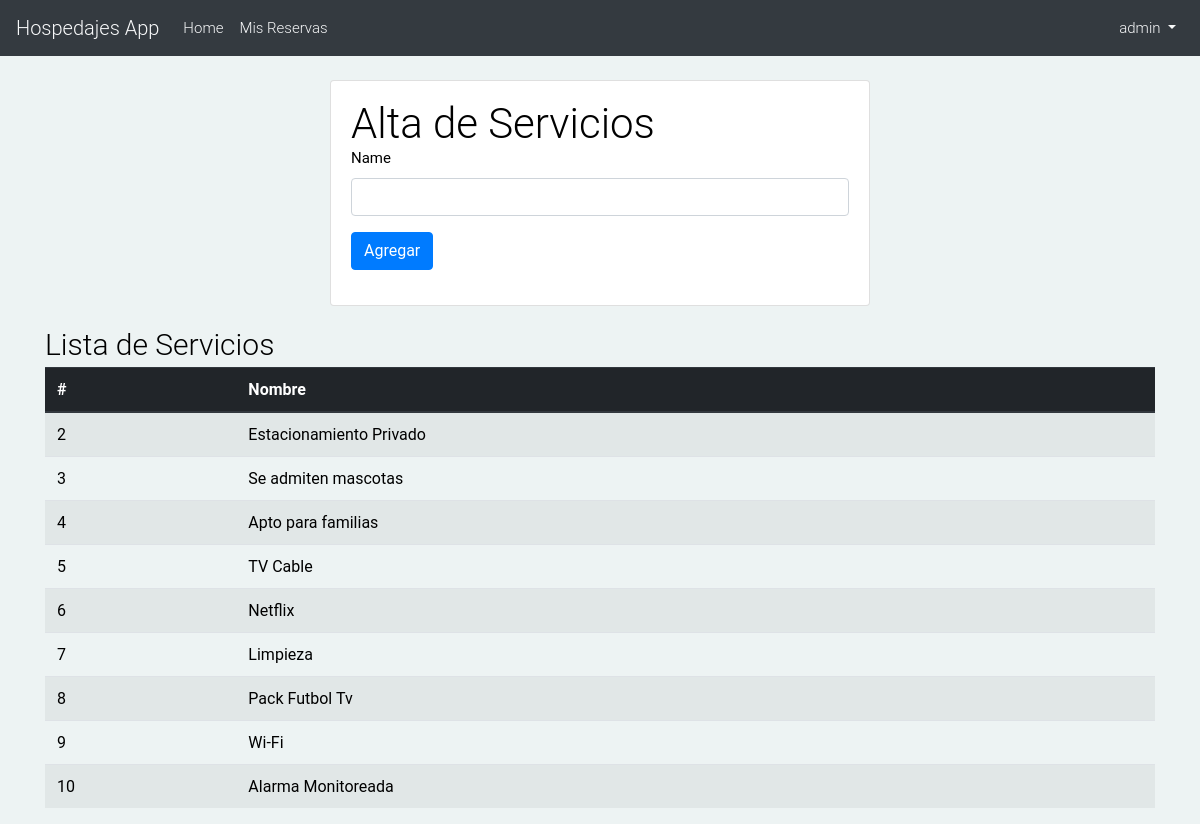
Page /hospedajes/new_feature/ (signed in) on the committed database.
### hospedajes_app/models.py (models this page shows, shortened)
class Feature(models.Model):
    name = models.CharField(max_length=25, unique=True)
    className = models.CharField(max_length=50, blank=True)
    class Meta:
        verbose_name_plural = 'Features'

### hospedajes_app/views.py (the view)
# urls.py: path('new_feature/', views.feature_form, name='featureForm'),
@login_required
@permission_required('hospedajes_app.propertyForm', login_url='login')
def feature_form(request):
    features = Feature.objects.all()
    if request.method == 'POST':
        form = FeatureForm(request.POST)
        if form.is_valid():
            new_feature = form.save()
    else:
        form = FeatureForm()
    return render(request, 'hospedajes_app/forms/feature_form.html', {'features': features, 'form': form})

### hospedajes_app/forms.py
class FeatureForm(forms.ModelForm):
    class Meta:
        model = Feature
        fields = ('name',)

### templates/hospedajes_app/forms/feature_form.html (shortened to what this page needs)
{% extends 'hospedajes_app/base.html' %}
{% load crispy_forms_tags %}
{% block content %}
    <div class="row justify-content-center">
        <div class="col-6">
          <div class="card">
            <div class="card-body">
              <h2>Alta de Servicios</h2>
              <form method="post" novalidate>
                {{ form|crispy }}
                <button type="submit" class="btn btn-primary">Agregar</button>
              </form>
            </div>
          </div>
        </div>
    </div>
    <h3 class="mt-3">Lista de Servicios</h3>
    <table class="table table-striped table-hover table table-responsive-sm">
        {% if features %}
        <thead class="thead-dark">
            <tr>
                <th scope="col">#</th>
                <th scope="col">Nombre</th>
            </tr>
        </thead>
        <tbody>
            {% for c in features %}
            <tr>
                <td>{{ c.id }}</td>
                <td>{{ c.name }}</td>
            </tr>
            {% endfor %}
            {% else %}
                <h3>No hay servicios</h3>
            {% endif %}
        </tbody>
    </table>
{% endblock %}

### templates/hospedajes_app/base.html (shortened to what this page needs)
{% load static %}
<html>
    <head>
        <link rel="stylesheet" href="https://stackpath.bootstrapcdn.com/bootstrap/4.1.3/css/bootstrap.min.css">
        <link rel="stylesheet" href="https://use.fontawesome.com/releases/v5.8.2/css/all.css">
        <link rel="stylesheet" href="{% static 'css/style.css' %}">
        <link href="https://code.jquery.com/ui/1.12.1/themes/pepper-grinder/jquery-ui.css" rel="stylesheet"/>
        <link rel="stylesheet" href="{% static 'css/jquery-ui.multidatespicker.css' %}">
    </head>
    <body>
        <nav class="navbar navbar-expand-lg text-light bg-dark mb-4">
            <a class="navbar-brand" href="{% url 'hospedajes_app:index' %}">Hospedajes App</a>
            <div class="collapse navbar-collapse" id="navbarSupportedContent">
                <ul class="navbar-nav mr-auto">
                    <li class="nav-item">
                        <a class="nav-link" href="{% url 'hospedajes_app:index' %}">Home</a>
                    </li>
                    {% if user.is_authenticated %}
                        <li class="nav-item">
                          <a class="nav-link" href="{% url 'hospedajes_app:myBookings' user.username %}">Mis Reservas</a>
                        </li>
                    {% endif %}
                </ul>
                {% if user.is_authenticated %}
                    <ul class="navbar-nav">
                        <li class="nav-item dropdown">
                            <a class="nav-link dropdown-toggle" href="#" id="navbarDropdown" role="button" data-toggle="dropdown" aria-haspopup="true" aria-expanded="false">
                                {{ user.username }}
                            </a>
                        </li>
                    </ul>
                {% else %}
                    <form class="form-inline my-2 my-lg-0">
                        <a href="{% url 'login' %}" class="btn btn-outline-secondary">Log in</a>
                        <a href="{% url 'hospedajes_app:signup' %}" class="btn btn-primary ml-2">Sign up</a>
                    </form>
                {% endif %}
            </div>
        </nav>
        <div class="content container">
            <div class="row">
                <div class="col">
                    {% block content %}
                    {% endblock %}
                </div>
            </div>
        </div>
    </body>
</html>

### static/css/style.css (style rules this page uses)
body { font-size: 15px; font-family: 'Roboto', sans-serif; background: #EDF3F3; color: #000; }
h1, h2, h3, h4, h5, h6, p, a, ul, span, li, img { margin: 0; padding: 0; font-weight: 300; }
h1,h2,h3,h4,h5,h6 { line-height: 1.5; }
h2 { font-size: 2.8em; line-height: 1.1; }
h3 { font-size: 2em; }
a, button { text-decoration: none; color: inherit; transition: all .3s; }

### rows in the picture
Feature: id "2", name "Estacionamiento Privado"
Feature: id "3", name "Se admiten mascotas"
Feature: id "4", name "Apto para familias"
Feature: id "5", name "TV Cable"
Feature: id "6", name "Netflix"
Feature: id "7", name "Limpieza"
Feature: id "8", name "Pack Futbol Tv"
Feature: id "9", name "Wi-Fi"
Feature: id "10", name "Alarma Monitoreada"

### other values in the picture
{{ user.username }} "admin"
